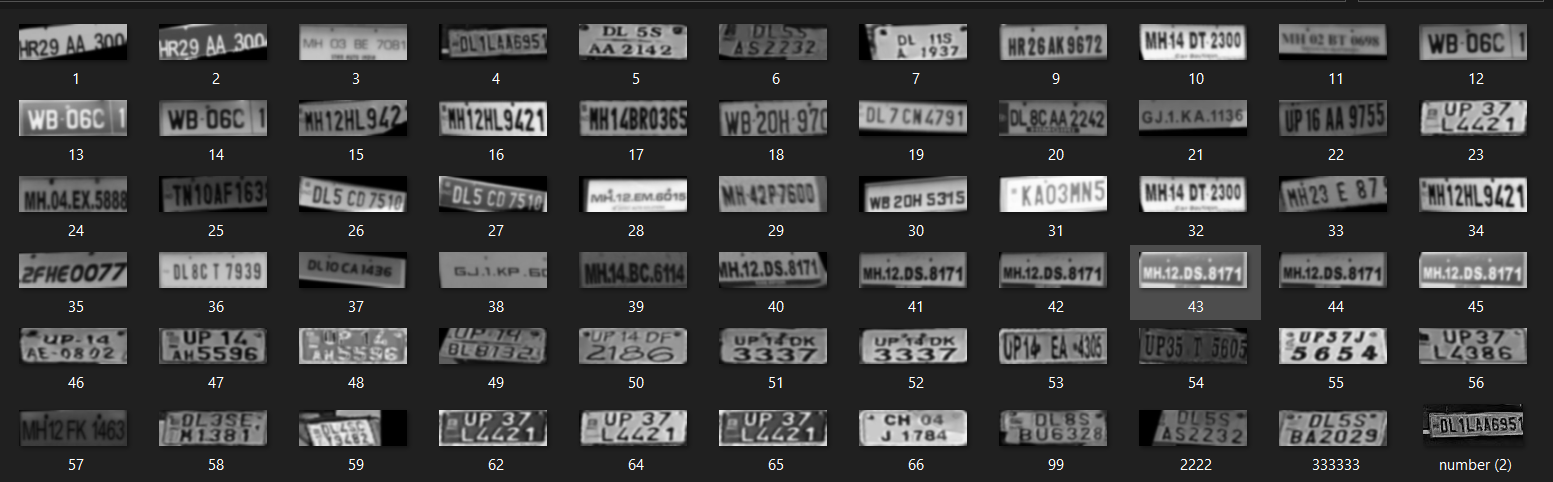
#> input picture assets/wpodnet.png, 1553 x 482 px; its folder holds only this picture in this run
$ python -i anpr.py   (imports and definitions only)   (older library calls are emulated)
#> lines starting #> are read from the running program, lines starting #| are printed output that depends on the picture; after the words box and inside, x2 and y2 are one past the last pixel; in counts of white or black regions, pixels touching at a corner belong together
#> further down, picture is the input picture: shape (482, 1553, 3); mean B, G, R 61.2, 61.2, 61.2
import sys
import glob
import os
import glob
import numpy as np
import cv2
from PIL import Image
import pytesseract
import re

#Detecting numberplate
def number_plate_detection(img):
    def clean2_plate(plate):
        gray_img = cv2.cvtColor(plate, cv2.COLOR_BGR2GRAY)

        _, thresh = cv2.threshold(gray_img, 110, 255, cv2.THRESH_BINARY)
        if cv2.waitKey(0) & 0xff == ord('q'):
            pass
        num_contours,hierarchy = cv2.findContours(thresh.copy(),cv2.RETR_EXTERNAL, cv2.CHAIN_APPROX_NONE)

        if num_contours:
            contour_area = [cv2.contourArea(c) for c in num_contours]
            max_cntr_index = np.argmax(contour_area)

            max_cnt = num_contours[max_cntr_index]
            max_cntArea = contour_area[max_cntr_index]
            x,y,w,h = cv2.boundingRect(max_cnt)

            if not ratioCheck(max_cntArea,w,h):
                return plate,None

            final_img = thresh[y:y+h, x:x+w]
            return final_img,[x,y,w,h]

        else:
            return plate,None

    def ratioCheck(area, width, height):
        ratio = float(width) / float(height)
        if ratio < 1:
            ratio = 1 / ratio
        if (area < 1063.62 or area > 73862.5) or (ratio < 3 or ratio > 6):
            return False
        return True

    def isMaxWhite(plate):
        avg = np.mean(plate)
        if(avg>=115):
            return True
        else:
            return False

    def ratio_and_rotation(rect):
        (x, y), (width, height), rect_angle = rect

        if(width>height):
            angle = -rect_angle
        else:
            angle = 90 + rect_angle

        if angle>15:
            return False

        if height == 0 or width == 0:
            return False

        area = height*width
        if not ratioCheck(area,width,height):
            return False
        else:
            return True


    img2 = cv2.GaussianBlur(img, (5,5), 0)
    img2 = cv2.cvtColor(img2, cv2.COLOR_BGR2GRAY)
#> img2: shape (482, 1553)

    img2 = cv2.Sobel(img2,cv2.CV_8U,1,0,ksize=3)
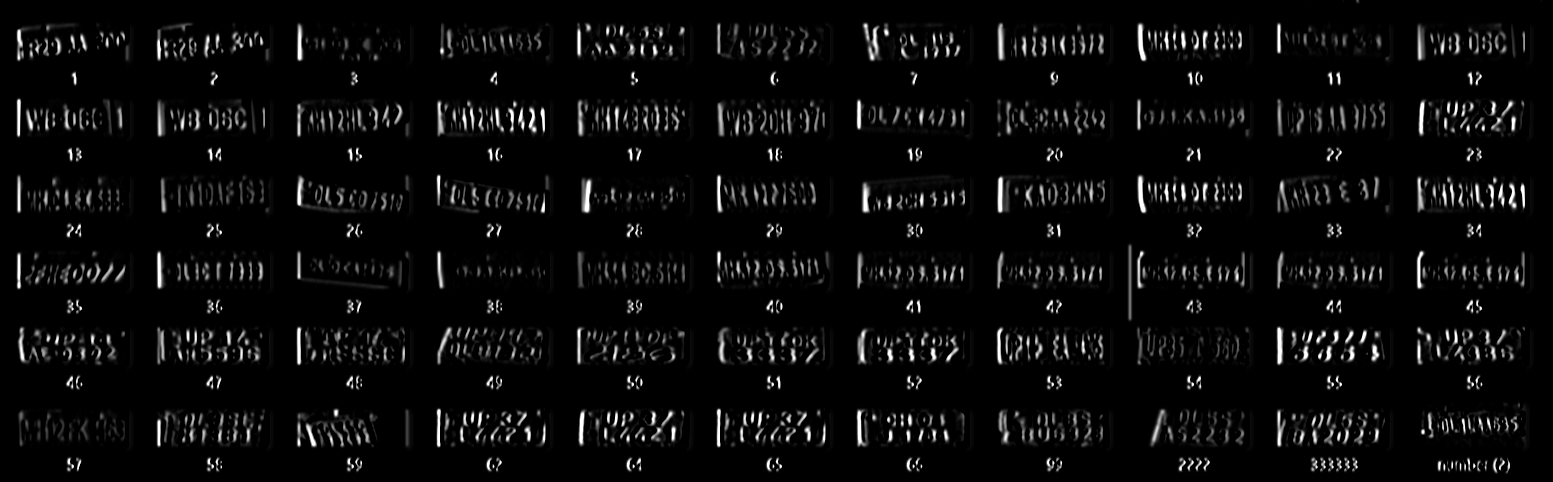
#> img2: shape (482, 1553); min 0, max 255, mean 11.4
    _,img2 = cv2.threshold(img2,0,255,cv2.THRESH_BINARY+cv2.THRESH_OTSU)
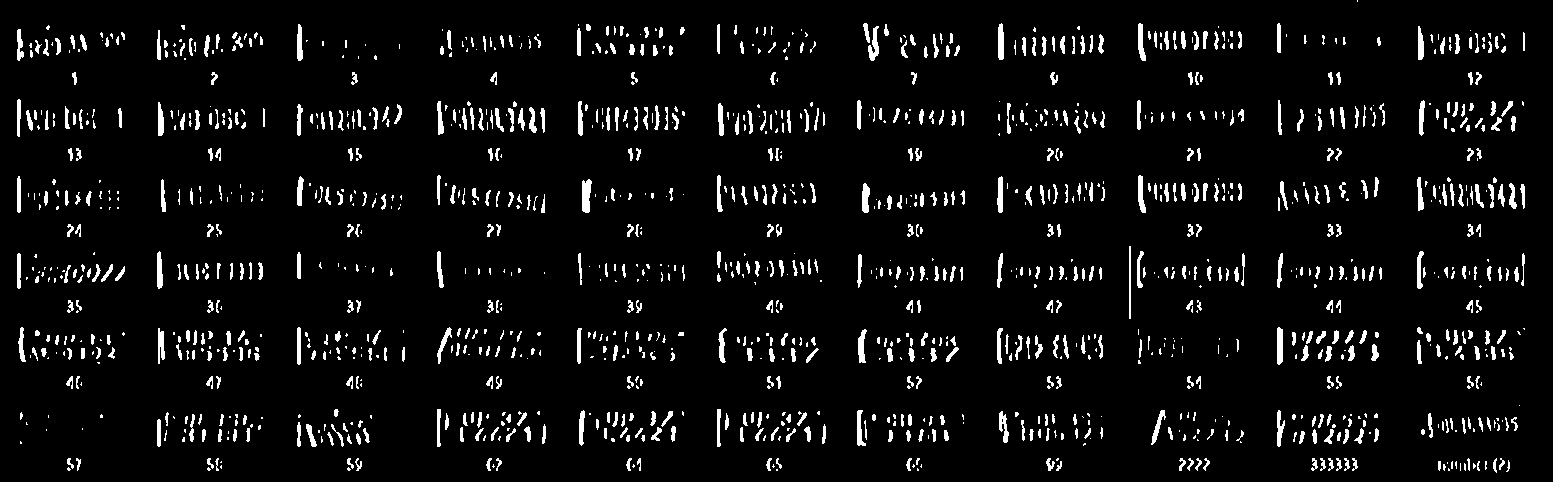
#> img2: shape (482, 1553); 5.6% white; 1359 white regions (643 under 20 px), largest, box (x1, y1, x2, y2) and area: (582, 179, 592, 213) 268, (1277, 327, 1283, 365) 215, (868, 26, 879, 61) 206

    element = cv2.getStructuringElement(shape=cv2.MORPH_RECT, ksize=(17, 3))
    morph_img_threshold = img2.copy()
    cv2.morphologyEx(src=img2, op=cv2.MORPH_CLOSE, kernel=element, dst=morph_img_threshold)
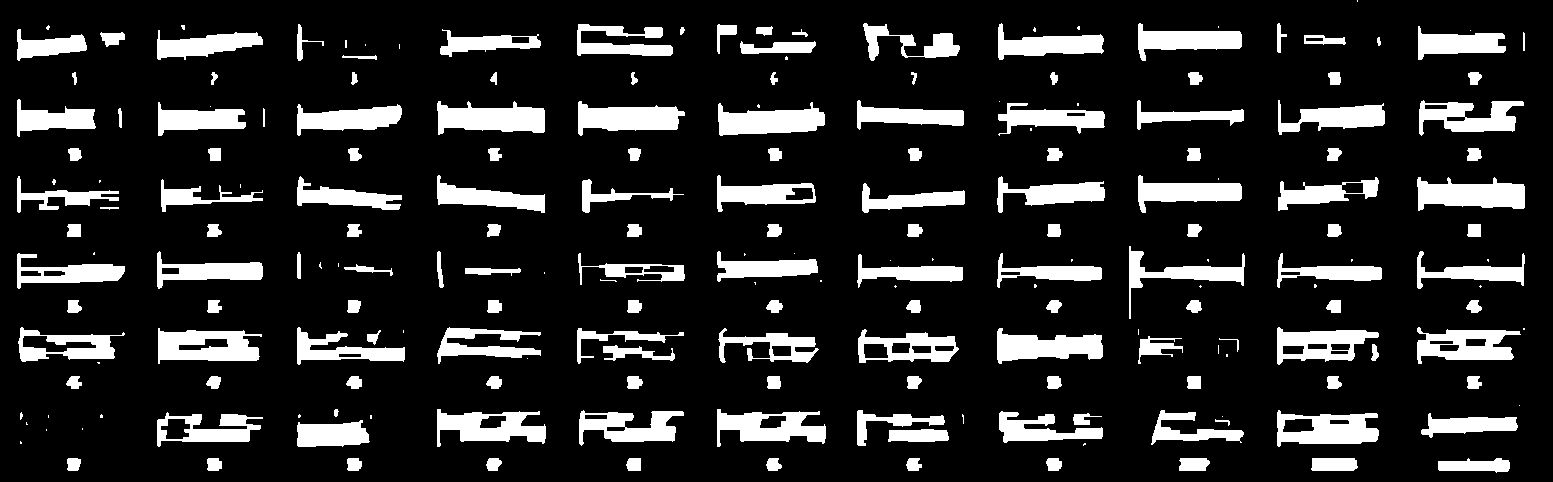
#> morph_img_threshold: shape (482, 1553); 15.5% white; 213 white regions (60 under 20 px)
    num_contours, hierarchy= cv2.findContours(morph_img_threshold,mode=cv2.RETR_EXTERNAL,method=cv2.CHAIN_APPROX_NONE)
#> num_contours = 213 contours, 67 with area under 20; largest, box (x1, y1, x2, y2) and area: (1277, 410, 1379, 447) 2665, (158, 328, 262, 364) 2661, (1417, 177, 1525, 211) 2379, (437, 101, 545, 135) 2379, (717, 409, 826, 447) 2368
    cv2.drawContours(img2, num_contours, -1, (0,255,0), 1)
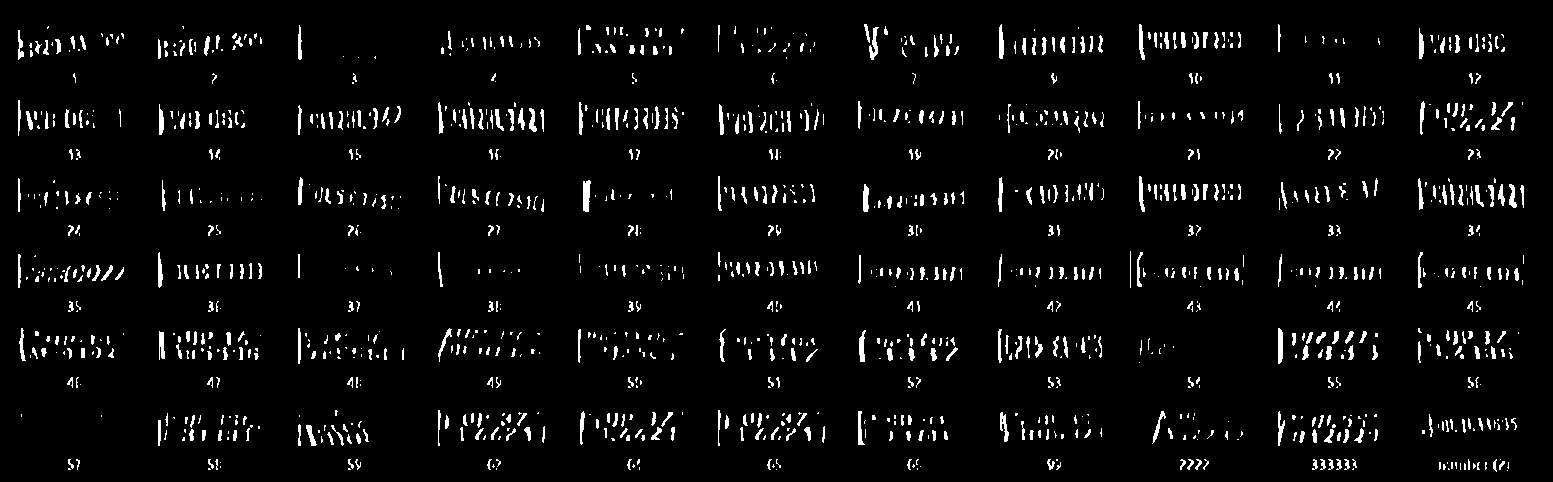
#> img2: shape (482, 1553); 4.1% white; 1290 white regions (696 under 20 px), largest, box (x1, y1, x2, y2) and area: (583, 180, 591, 212) 205, (1278, 328, 1283, 364) 165, (869, 27, 879, 60) 160


    for i,cnt in enumerate(num_contours):
        min_rect = cv2.minAreaRect(cnt)
        if ratio_and_rotation(min_rect):
            x,y,w,h = cv2.boundingRect(cnt)
            plate_img = img[y:y+h,x:x+w]
            if(isMaxWhite(plate_img)):
                clean_plate, rect = clean2_plate(plate_img)
                if rect:
                    fg=0
                    x1,y1,w1,h1 = rect
                    x,y,w,h = x+x1,y+y1,w1,h1
                    plate_im = Image.fromarray(clean_plate)
                    text = pytesseract.image_to_string(plate_im, lang='eng')
                    return text
#> this loop made 129 passes; (key q is pressed on pass 54)
#> (min_rect, width in ratio_and_rotation, height in ratio_and_rotation, rect_angle in ratio_and_rotation, angle in ratio_and_rotation, area in ratio_and_rotation) on pass 54: (((638.5, 352.5), (15, 71), -90), 15, 71, -90, 0, 1065)
#> (min_rect, width in ratio_and_rotation, height in ratio_and_rotation, rect_angle in ratio_and_rotation, angle in ratio_and_rotation, area in ratio_and_rotation) on passes 26, 28, 30: (((1469.1, 426.8), (23.97, 95.76), -87.34), 23.97, 95.76, -87.34, 2.66, 2295.7), (((209.2, 426.4), (106.4, 33.5), -3.22), 106.4, 33.5, -3.22, 3.22, 3564.3), (((1050.5, 426.5), (31, 103), -90), 31, 103, -90, 0, 3193)
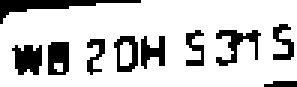
#> clean_plate: shape (29, 99) (shown 3 times larger); 79.9% white; 10 black regions (1 under 20 px), largest, box (x1, y1, x2, y2) and area: (0, 0, 47, 8) 118, (4, 15, 14, 25) 76, (72, 10, 87, 22) 72
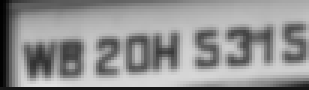
#> plate_img: shape (30, 103, 3) (shown 3 times larger); min 1, max 224, mean 145.5

#Quick sort
def partition(arr,low,high):
    i = ( low-1 )
    pivot = arr[high]

    for j in range(low , high):
        if   arr[j] < pivot:
            i = i+1
            arr[i],arr[j] = arr[j],arr[i]

    arr[i+1],arr[high] = arr[high],arr[i+1]
    return ( i+1 )

def quickSort(arr,low,high):
    if low < high:
        pi = partition(arr,low,high)

        quickSort(arr, low, pi-1)
        quickSort(arr, pi+1, high)

    return arr

#Binary search
def binarySearch (arr, l, r, x):

    if r >= l:
        mid = l + (r - l) // 2
        if arr[mid] == x:
            return mid
        elif arr[mid] > x:
            return binarySearch(arr, l, mid-1, x)
        else:
            return binarySearch(arr, mid + 1, r, x)
    else:
        return -1


# [2 lines not run here, left out]

array=[]

dir = os.path.dirname(__file__)

# [15 lines not run here, left out]

#Sorting
array=quickSort(array,0,len(array)-1)
# [15 lines not run here, left out]


# [1 line that did not run here, left out]
# [4 lines not run here, left out]


>>> import cv2
>>> picture = cv2.imread('../assets/wpodnet.png')
#> (the run stopped early here; a loop or call above may not have finished)
